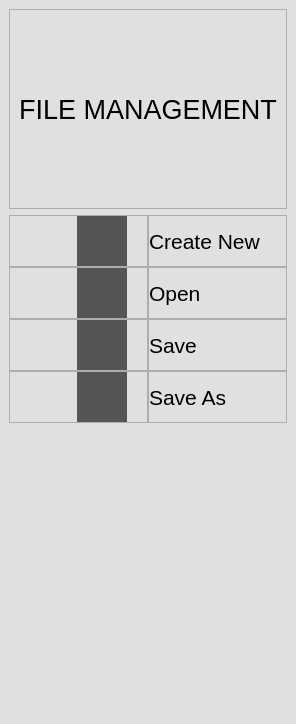
        <widget class="QFrame" name="frame_workspaces">
         <property name="maximumSize">
          <size>
           <width>16777215</width>
           <height>16777215</height>
          </size>
         </property>
         <property name="frameShape">
          <enum>QFrame::NoFrame</enum>
         </property>
         <property name="frameShadow">
          <enum>QFrame::Raised</enum>
         </property>
         <layout class="QVBoxLayout" name="verticalLayout_14">
          <property name="spacing">
           <number>0</number>
          </property>
          <property name="leftMargin">
           <number>0</number>
          </property>
          <property name="topMargin">
           <number>0</number>
          </property>
          <property name="rightMargin">
           <number>0</number>
          </property>
          <property name="bottomMargin">
           <number>0</number>
          </property>
          <item>
           <widget class="QStackedWidget" name="stacked_workspaces">
            <property name="minimumSize">
             <size>
              <width>0</width>
              <height>0</height>
             </size>
            </property>
            <property name="styleSheet">
             <string notr="true">background-color: rgb(224, 224, 224);</string>
            </property>
            <property name="currentIndex">
             <number>2</number>
            </property>
            <widget class="QWidget" name="page_design">
             <layout class="QVBoxLayout" name="verticalLayout_28">
              <property name="spacing">
               <number>0</number>
              </property>
              <property name="leftMargin">
               <number>0</number>
              </property>
              <property name="topMargin">
               <number>0</number>
              </property>
              <property name="rightMargin">
               <number>0</number>
              </property>
              <property name="bottomMargin">
               <number>0</number>
              </property>
              <item>
               <widget class="QGraphicsView" name="window_canvas"/>
              </item>
             </layout>
            </widget>
            <widget class="QWidget" name="page_convert">
             <widget class="QLabel" name="label_page_convert">
              <property name="geometry">
               <rect>
                <x>320</x>
                <y>260</y>
                <width>391</width>
                <height>131</height>
               </rect>
              </property>
              <property name="font">
               <font>
                <pointsize>22</pointsize>
               </font>
              </property>
              <property name="text">
               <string>CONVERT PAGE</string>
              </property>
             </widget>
            </widget>
            <widget class="QWidget" name="page_file">
             <layout class="QVBoxLayout" name="verticalLayout_15">
              <item>
               <widget class="QFrame" name="frame_7">
                <property name="minimumSize">
                 <size>
                  <width>0</width>
                  <height>200</height>
                 </size>
                </property>
                <property name="frameShape">
                 <enum>QFrame::StyledPanel</enum>
                </property>
                <property name="frameShadow">
                 <enum>QFrame::Raised</enum>
                </property>
                <layout class="QVBoxLayout" name="verticalLayout_23">
                 <item>
                  <widget class="QLabel" name="label_4">
                   <property name="font">
                    <font>
                     <pointsize>20</pointsize>
                    </font>
                   </property>
                   <property name="text">
                    <string>FILE MANAGEMENT</string>
                   </property>
                   <property name="alignment">
                    <set>Qt::AlignCenter</set>
                   </property>
                  </widget>
                 </item>
                </layout>
               </widget>
              </item>
              <item>
               <widget class="QFrame" name="btn_file_menu">
                <property name="minimumSize">
                 <size>
                  <width>0</width>
                  <height>500</height>
                 </size>
                </property>
                <property name="frameShape">
                 <enum>QFrame::NoFrame</enum>
                </property>
                <property name="frameShadow">
                 <enum>QFrame::Raised</enum>
                </property>
                <layout class="QVBoxLayout" name="verticalLayout_16">
                 <property name="spacing">
                  <number>0</number>
                 </property>
                 <property name="leftMargin">
                  <number>0</number>
                 </property>
                 <property name="topMargin">
                  <number>0</number>
                 </property>
                 <property name="rightMargin">
                  <number>0</number>
                 </property>
                 <property name="bottomMargin">
                  <number>0</number>
                 </property>
                 <item alignment="Qt::AlignTop">
                  <widget class="QFrame" name="btn_top_file_menu">
                   <property name="minimumSize">
                    <size>
                     <width>0</width>
                     <height>200</height>
                    </size>
                   </property>
                   <property name="frameShape">
                    <enum>QFrame::NoFrame</enum>
                   </property>
                   <property name="frameShadow">
                    <enum>QFrame::Raised</enum>
                   </property>
                   <layout class="QGridLayout" name="gridLayout">
                    <property name="leftMargin">
                     <number>0</number>
                    </property>
                    <property name="topMargin">
                     <number>0</number>
                    </property>
                    <property name="rightMargin">
                     <number>0</number>
                    </property>
                    <property name="bottomMargin">
                     <number>0</number>
                    </property>
                    <property name="spacing">
                     <number>0</number>
                    </property>
                    <item row="0" column="0">
                     <widget class="QFrame" name="frame_create">
                      <property name="maximumSize">
                       <size>
                        <width>16777215</width>
                        <height>16777215</height>
                       </size>
                      </property>
                      <property name="layoutDirection">
                       <enum>Qt::RightToLeft</enum>
                      </property>
                      <property name="frameShape">
                       <enum>QFrame::StyledPanel</enum>
                      </property>
                      <property name="frameShadow">
                       <enum>QFrame::Raised</enum>
                      </property>
                      <layout class="QVBoxLayout" name="verticalLayout_17">
                       <property name="spacing">
                        <number>0</number>
                       </property>
                       <property name="leftMargin">
                        <number>0</number>
                       </property>
                       <property name="topMargin">
                        <number>0</number>
                       </property>
                       <property name="rightMargin">
                        <number>20</number>
                       </property>
                       <property name="bottomMargin">
                        <number>0</number>
                       </property>
                       <item>
                        <widget class="QPushButton" name="btn_create">
                         <property name="minimumSize">
                          <size>
                           <width>0</width>
                           <height>50</height>
                          </size>
                         </property>
                         <property name="maximumSize">
                          <size>
                           <width>50</width>
                           <height>16777215</height>
                          </size>
                         </property>
                         <property name="styleSheet">
                          <string notr="true">QPushButton{
	background-color: rgb(85, 85, 85);
	border: none;
}

QPushButton:hover{
	background-color: rgb(42, 41, 44);
}</string>
                         </property>
                         <property name="text">
                          <string/>
                         </property>
                         <property name="icon">
                          <iconset>
                           <normaloff>img/files.png</normaloff>img/files.png</iconset>
                         </property>
                         <property name="iconSize">
                          <size>
                           <width>30</width>
                           <height>30</height>
                          </size>
                         </property>
                         <property name="checkable">
                          <bool>true</bool>
                         </property>
                         <property name="checked">
                          <bool>false</bool>
                         </property>
                        </widget>
                       </item>
                      </layout>
                     </widget>
                    </item>
                    <item row="0" column="1">
                     <widget class="QFrame" name="label_create_new">
                      <property name="frameShape">
                       <enum>QFrame::StyledPanel</enum>
                      </property>
                      <property name="frameShadow">
                       <enum>QFrame::Raised</enum>
                      </property>
                      <layout class="QVBoxLayout" name="verticalLayout_20">
                       <property name="spacing">
                        <number>0</number>
                       </property>
                       <property name="leftMargin">
                        <number>0</number>
                       </property>
                       <property name="topMargin">
                        <number>0</number>
                       </property>
                       <property name="rightMargin">
                        <number>0</number>
                       </property>
                       <property name="bottomMargin">
                        <number>0</number>
                       </property>
                       <item>
                        <widget class="QLabel" name="label_create">
                         <property name="font">
                          <font>
                           <pointsize>16</pointsize>
                          </font>
                         </property>
                         <property name="text">
                          <string>Create New</string>
                         </property>
                        </widget>
                       </item>
                      </layout>
                     </widget>
                    </item>
                    <item row="1" column="0">
                     <widget class="QFrame" name="frame_open">
                      <property name="maximumSize">
                       <size>
                        <width>16777215</width>
                        <height>16777215</height>
                       </size>
                      </property>
                      <property name="layoutDirection">
                       <enum>Qt::RightToLeft</enum>
                      </property>
                      <property name="frameShape">
                       <enum>QFrame::StyledPanel</enum>
                      </property>
                      <property name="frameShadow">
                       <enum>QFrame::Raised</enum>
                      </property>
                      <layout class="QVBoxLayout" name="verticalLayout_18">
                       <property name="spacing">
                        <number>0</number>
                       </property>
                       <property name="leftMargin">
                        <number>0</number>
                       </property>
                       <property name="topMargin">
                        <number>0</number>
                       </property>
                       <property name="rightMargin">
                        <number>20</number>
                       </property>
                       <property name="bottomMargin">
                        <number>0</number>
                       </property>
                       <item>
                        <widget class="QPushButton" name="btn_open">
                         <property name="minimumSize">
                          <size>
                           <width>0</width>
                           <height>50</height>
                          </size>
                         </property>
                         <property name="maximumSize">
                          <size>
                           <width>50</width>
                           <height>16777215</height>
                          </size>
                         </property>
                         <property name="styleSheet">
                          <string notr="true">QPushButton{
	background-color: rgb(85, 85, 85);
	border: none;
}

QPushButton:hover{
	background-color: rgb(42, 41, 44);
}</string>
                         </property>
                         <property name="text">
                          <string/>
                         </property>
                         <property name="icon">
                          <iconset>
                           <normaloff>img/open-folder.png</normaloff>img/open-folder.png</iconset>
                         </property>
                         <property name="iconSize">
                          <size>
                           <width>30</width>
                           <height>30</height>
                          </size>
                         </property>
                        </widget>
                       </item>
                      </layout>
                     </widget>
                    </item>
                    <item row="2" column="0">
                     <widget class="QFrame" name="frame_save">
                      <property name="maximumSize">
                       <size>
                        <width>16777215</width>
                        <height>16777215</height>
                       </size>
                      </property>
                      <property name="layoutDirection">
                       <enum>Qt::RightToLeft</enum>
                      </property>
                      <property name="frameShape">
                       <enum>QFrame::StyledPanel</enum>
                      </property>
                      <property name="frameShadow">
                       <enum>QFrame::Raised</enum>
                      </property>
                      <layout class="QVBoxLayout" name="verticalLayout_19">
                       <property name="spacing">
                        <number>0</number>
                       </property>
                       <property name="leftMargin">
                        <number>0</number>
                       </property>
                       <property name="topMargin">
                        <number>0</number>
                       </property>
                       <property name="rightMargin">
                        <number>20</number>
                       </property>
                       <property name="bottomMargin">
                        <number>0</number>
                       </property>
                       <item>
                        <widget class="QPushButton" name="btn_save">
                         <property name="minimumSize">
                          <size>
                           <width>0</width>
                           <height>50</height>
                          </size>
                         </property>
                         <property name="maximumSize">
                          <size>
                           <width>50</width>
                           <height>16777215</height>
                          </size>
                         </property>
                         <property name="styleSheet">
                          <string notr="true">QPushButton{
	background-color: rgb(85, 85, 85);
	border: none;
}

QPushButton:hover{
	background-color: rgb(42, 41, 44);
}</string>
                         </property>
                         <property name="text">
                          <string/>
                         </property>
                         <property name="icon">
                          <iconset>
                           <normaloff>img/Save.png</normaloff>img/Save.png</iconset>
                         </property>
                         <property name="iconSize">
                          <size>
                           <width>30</width>
                           <height>30</height>
                          </size>
                         </property>
                        </widget>
                       </item>
                      </layout>
                     </widget>
                    </item>
                    <item row="2" column="1">
                     <widget class="QFrame" name="frame_6">
                      <property name="frameShape">
                       <enum>QFrame::StyledPanel</enum>
                      </property>
                      <property name="frameShadow">
                       <enum>QFrame::Raised</enum>
                      </property>
                      <layout class="QVBoxLayout" name="verticalLayout_22">
                       <property name="spacing">
                        <number>0</number>
                       </property>
                       <property name="leftMargin">
                        <number>0</number>
                       </property>
                       <property name="topMargin">
                        <number>0</number>
                       </property>
                       <property name="rightMargin">
                        <number>0</number>
                       </property>
                       <property name="bottomMargin">
                        <number>0</number>
                       </property>
                       <item>
                        <widget class="QLabel" name="label_save">
                         <property name="font">
                          <font>
                           <pointsize>16</pointsize>
                          </font>
                         </property>
                         <property name="text">
                          <string>Save</string>
                         </property>
                        </widget>
                       </item>
                      </layout>
                     </widget>
                    </item>
                    <item row="3" column="0">
                     <widget class="QFrame" name="frame_save_as">
                      <property name="maximumSize">
                       <size>
                        <width>16777215</width>
                        <height>16777215</height>
                       </size>
                      </property>
                      <property name="layoutDirection">
                       <enum>Qt::RightToLeft</enum>
                      </property>
                      <property name="frameShape">
                       <enum>QFrame::StyledPanel</enum>
                      </property>
                      <property name="frameShadow">
                       <enum>QFrame::Raised</enum>
                      </property>
                      <layout class="QVBoxLayout" name="verticalLayout_25">
                       <property name="spacing">
                        <number>0</number>
                       </property>
                       <property name="leftMargin">
                        <number>0</number>
                       </property>
                       <property name="topMargin">
                        <number>0</number>
                       </property>
                       <property name="rightMargin">
                        <number>20</number>
                       </property>
                       <property name="bottomMargin">
                        <number>0</number>
                       </property>
                       <item>
                        <widget class="QPushButton" name="btn_save_as">
                         <property name="minimumSize">
                          <size>
                           <width>0</width>
                           <height>50</height>
                          </size>
                         </property>
                         <property name="maximumSize">
                          <size>
                           <width>50</width>
                           <height>16777215</height>
                          </size>
                         </property>
                         <property name="layoutDirection">
                          <enum>Qt::RightToLeft</enum>
                         </property>
                         <property name="styleSheet">
                          <string notr="true">QPushButton{
	background-color: rgb(85, 85, 85);
	border: none;
}

QPushButton:hover{
	background-color: rgb(42, 41, 44);
}</string>
                         </property>
                         <property name="text">
                          <string/>
                         </property>
                         <property name="icon">
                          <iconset>
                           <normaloff>img/Save As.png</normaloff>img/Save As.png</iconset>
                         </property>
                         <property name="iconSize">
                          <size>
                           <width>30</width>
                           <height>30</height>
                          </size>
                         </property>
                        </widget>
                       </item>
                      </layout>
                     </widget>
                    </item>
                    <item row="3" column="1">
                     <widget class="QFrame" name="frame_8">
                      <property name="frameShape">
                       <enum>QFrame::StyledPanel</enum>
                      </property>
                      <property name="frameShadow">
                       <enum>QFrame::Raised</enum>
                      </property>
                      <layout class="QVBoxLayout" name="verticalLayout_24">
                       <property name="spacing">
                        <number>0</number>
                       </property>
                       <property name="leftMargin">
                        <number>0</number>
                       </property>
                       <property name="topMargin">
                        <number>0</number>
                       </property>
                       <property name="rightMargin">
                        <number>0</number>
                       </property>
                       <property name="bottomMargin">
                        <number>0</number>
                       </property>
                       <item>
                        <widget class="QLabel" name="label_save_as">
                         <property name="font">
                          <font>
                           <pointsize>16</pointsize>
                          </font>
                         </property>
                         <property name="text">
                          <string>Save As</string>
                         </property>
                        </widget>
                       </item>
                      </layout>
                     </widget>
                    </item>
                    <item row="1" column="1">
                     <widget class="QFrame" name="frame_4">
                      <property name="frameShape">
                       <enum>QFrame::StyledPanel</enum>
                      </property>
                      <property name="frameShadow">
                       <enum>QFrame::Raised</enum>
                      </property>
                      <layout class="QVBoxLayout" name="verticalLayout_21">
                       <property name="spacing">
                        <number>0</number>
                       </property>
                       <property name="leftMargin">
                        <number>0</number>
                       </property>
                       <property name="topMargin">
                        <number>0</number>
                       </property>
                       <property name="rightMargin">
                        <number>0</number>
                       </property>
                       <property name="bottomMargin">
                        <number>0</number>
                       </property>
                       <item>
                        <widget class="QLabel" name="label_open">
                         <property name="font">
                          <font>
                           <pointsize>16</pointsize>
                          </font>
                         </property>
                         <property name="text">
                          <string>Open</string>
                         </property>
                        </widget>
                       </item>
                      </layout>
                     </widget>
                    </item>
                   </layout>
                  </widget>
                 </item>
                 <item>
                  <spacer name="verticalSpacer_3">
                   <property name="orientation">
                    <enum>Qt::Vertical</enum>
                   </property>
                   <property name="sizeHint" stdset="0">
                    <size>
                     <width>20</width>
                     <height>40</height>
                    </size>
                   </property>
                  </spacer>
                 </item>
                </layout>
               </widget>
              </item>
             </layout>
            </widget>
           </widget>
          </item>
         </layout>
        </widget>
